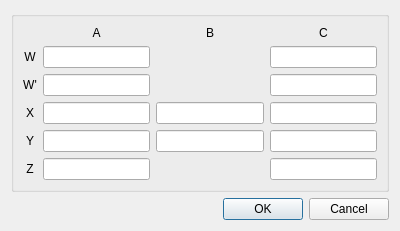
<?xml version="1.0" encoding="UTF-8"?>
<ui version="4.0">
 <class>Dialog</class>
 <widget class="QDialog" name="Dialog">
  <property name="geometry">
   <rect>
    <x>0</x>
    <y>0</y>
    <width>400</width>
    <height>218</height>
   </rect>
  </property>
  <property name="windowTitle">
   <string>OAS Constants</string>
  </property>
  <layout class="QVBoxLayout" name="verticalLayout">
   <item>
    <widget class="QGroupBox" name="groupBox">
     <property name="title">
      <string/>
     </property>
     <layout class="QGridLayout" name="gridLayout">
      <item row="1" column="0">
       <widget class="QLabel" name="label">
        <property name="text">
         <string>W</string>
        </property>
        <property name="alignment">
         <set>Qt::AlignCenter</set>
        </property>
       </widget>
      </item>
      <item row="2" column="0">
       <widget class="QLabel" name="label_2">
        <property name="text">
         <string>W'</string>
        </property>
        <property name="alignment">
         <set>Qt::AlignCenter</set>
        </property>
       </widget>
      </item>
      <item row="3" column="0">
       <widget class="QLabel" name="label_3">
        <property name="text">
         <string>X</string>
        </property>
        <property name="alignment">
         <set>Qt::AlignCenter</set>
        </property>
       </widget>
      </item>
      <item row="4" column="0">
       <widget class="QLabel" name="label_4">
        <property name="text">
         <string>Y</string>
        </property>
        <property name="alignment">
         <set>Qt::AlignCenter</set>
        </property>
       </widget>
      </item>
      <item row="5" column="0">
       <widget class="QLabel" name="label_5">
        <property name="text">
         <string>Z</string>
        </property>
        <property name="alignment">
         <set>Qt::AlignCenter</set>
        </property>
       </widget>
      </item>
      <item row="1" column="1">
       <widget class="QLineEdit" name="txtWA"/>
      </item>
      <item row="2" column="1">
       <widget class="QLineEdit" name="txtWSA"/>
      </item>
      <item row="3" column="1">
       <widget class="QLineEdit" name="txtXA"/>
      </item>
      <item row="4" column="1">
       <widget class="QLineEdit" name="txtYA"/>
      </item>
      <item row="5" column="1">
       <widget class="QLineEdit" name="txtZA"/>
      </item>
      <item row="3" column="2">
       <widget class="QLineEdit" name="txtXB"/>
      </item>
      <item row="4" column="2">
       <widget class="QLineEdit" name="txtYB"/>
      </item>
      <item row="1" column="3">
       <widget class="QLineEdit" name="txtWC"/>
      </item>
      <item row="2" column="3">
       <widget class="QLineEdit" name="txtWSC"/>
      </item>
      <item row="3" column="3">
       <widget class="QLineEdit" name="txtXC"/>
      </item>
      <item row="4" column="3">
       <widget class="QLineEdit" name="txtYC"/>
      </item>
      <item row="5" column="3">
       <widget class="QLineEdit" name="txtZC"/>
      </item>
      <item row="0" column="1">
       <widget class="QLabel" name="label_6">
        <property name="text">
         <string>A</string>
        </property>
        <property name="alignment">
         <set>Qt::AlignCenter</set>
        </property>
       </widget>
      </item>
      <item row="0" column="3">
       <widget class="QLabel" name="label_8">
        <property name="text">
         <string>C</string>
        </property>
        <property name="alignment">
         <set>Qt::AlignCenter</set>
        </property>
       </widget>
      </item>
      <item row="0" column="2">
       <widget class="QLabel" name="label_7">
        <property name="text">
         <string>B</string>
        </property>
        <property name="alignment">
         <set>Qt::AlignCenter</set>
        </property>
       </widget>
      </item>
     </layout>
    </widget>
   </item>
   <item>
    <widget class="QDialogButtonBox" name="buttonBox">
     <property name="orientation">
      <enum>Qt::Horizontal</enum>
     </property>
     <property name="standardButtons">
      <set>QDialogButtonBox::Cancel|QDialogButtonBox::Ok</set>
     </property>
    </widget>
   </item>
  </layout>
 </widget>
 <resources/>
 <connections>
  <connection>
   <sender>buttonBox</sender>
   <signal>accepted()</signal>
   <receiver>Dialog</receiver>
   <slot>accept()</slot>
   <hints>
    <hint type="sourcelabel">
     <x>248</x>
     <y>254</y>
    </hint>
    <hint type="destinationlabel">
     <x>157</x>
     <y>274</y>
    </hint>
   </hints>
  </connection>
  <connection>
   <sender>buttonBox</sender>
   <signal>rejected()</signal>
   <receiver>Dialog</receiver>
   <slot>reject()</slot>
   <hints>
    <hint type="sourcelabel">
     <x>316</x>
     <y>260</y>
    </hint>
    <hint type="destinationlabel">
     <x>286</x>
     <y>274</y>
    </hint>
   </hints>
  </connection>
 </connections>
</ui>
